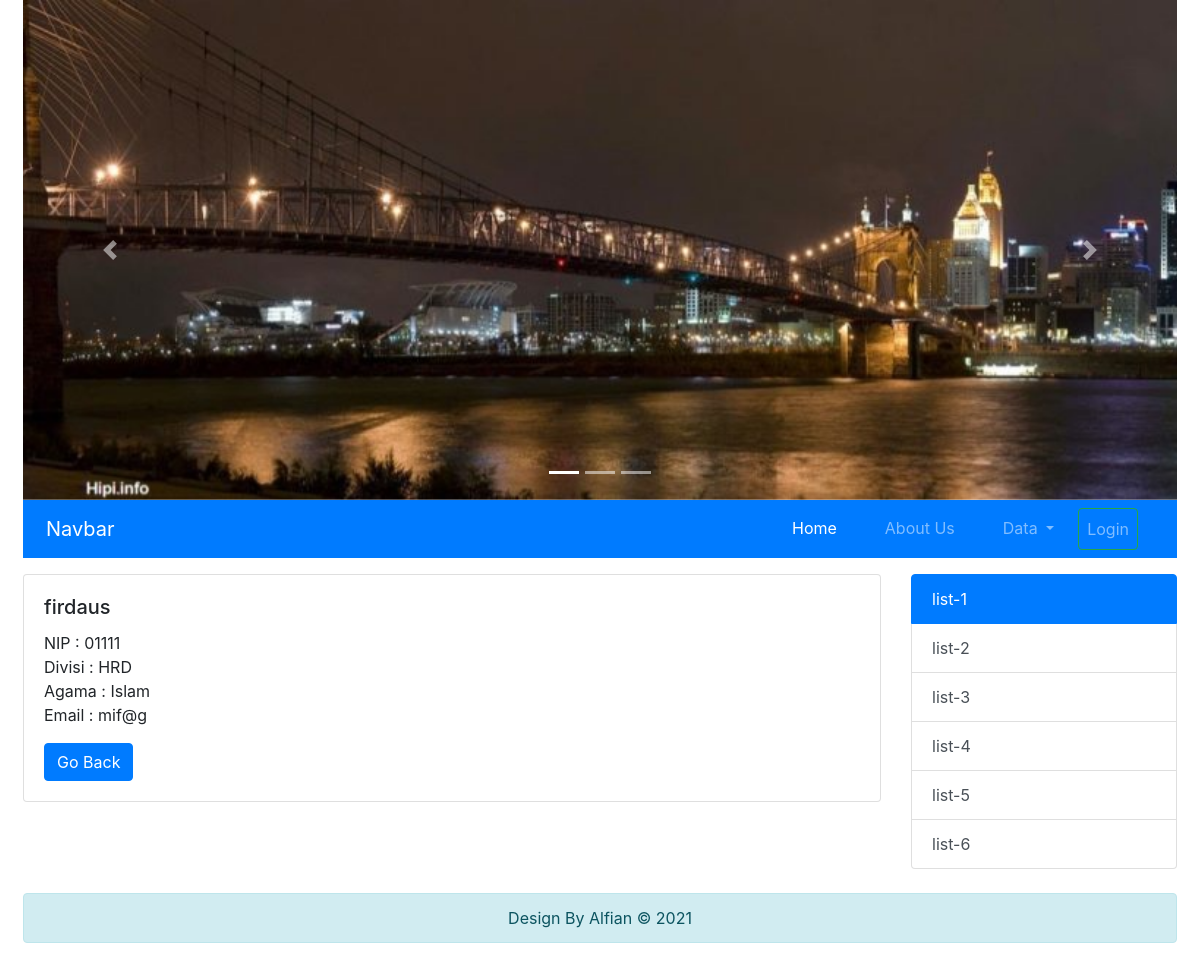
/index.php?hal=detailPegawai&id=13, run on the app's committed database.
### tables this page shows
CREATE TABLE `pegawai` (
  `id` int(11) NOT NULL,
  `nip` varchar(5) NOT NULL,
  `nama` varchar(50) NOT NULL,
  `email` varchar(5) NOT NULL,
  `agama` enum('Islam','Krristen Protestan','Kristen Katholik','Hindu','Budha','Khonghucu') DEFAULT NULL,
  `iddivisi` int(11) DEFAULT NULL,
  `foto` varchar(50) DEFAULT NULL
);

CREATE TABLE `divisi` (
  `id` int(11) NOT NULL,
  `nama` varchar(50) NOT NULL
);

### models/Pegawai.php (called while the page is built, shortened)
<?php
class Pegawai{
    private $koneksi;
    public function __construct()
    {
        global $dbh;
        $this->koneksi = $dbh;
    }
    public function getPegawai($id)
    {
        $sql = "SELECT pegawai.* , divisi.nama as divisi
                  FROM pegawai INNER JOIN divisi
                  ON divisi.id = pegawai.iddivisi
                  WHERE pegawai.id = ?";
        $ps = $this->koneksi->prepare($sql);
        $ps->execute([$id]);
        $rs = $ps->fetch();
        return $rs;
    }
}

### detailPegawai.php (the view)
<?php
require_once 'models/Pegawai.php';
$id = $_REQUEST['id'];
$obj = new Pegawai();
$peg = $obj->getPegawai($id);
?>
<div class="card mb-3" >
  <div class="card-body">
    <h5 class="card-title"><?= $peg['nama'] ?></h5>
    <p class="card-text">
        NIP : <?= $peg['nip']; ?>
        <br/>Divisi : <?= $peg['divisi'] ?>
        <br/>Agama : <?= $peg['agama'] ?>
        <br/>Email : <?= $peg['email'] ?>
    </p>
    <a href="index.php?hal=dataPegawai" class="btn btn-primary">Go Back</a>
  </div>
</div>

### data on the page
pegawai: nama "firdaus", nip "01111", iddivisi.nama "HRD", agama "Islam", email "mif@g"
